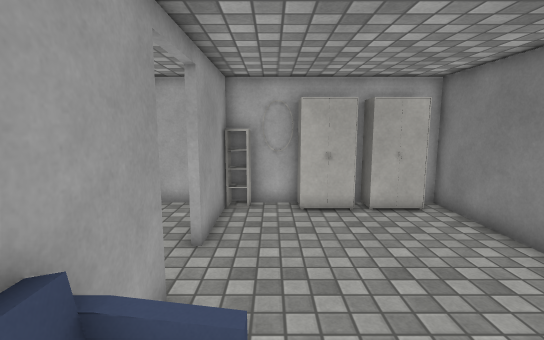
[1] (above)

14 first-person views from a walk through a scene from a Unity 3-D project. The camera is 1.5 m above the floor, tilts 8° down and sees 85° across. The floor is counted in squares, 0.5 m on a side. Each view is taken from the middle of a square. On the plan, view 1 faces up. The plan holds only what a view shows up to about 20 squares ahead; the rest is blank. The player character is not drawn. Some surface patterns are stand-ins.

[2]
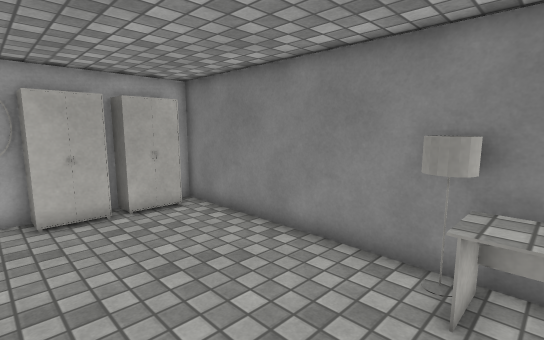

[3]
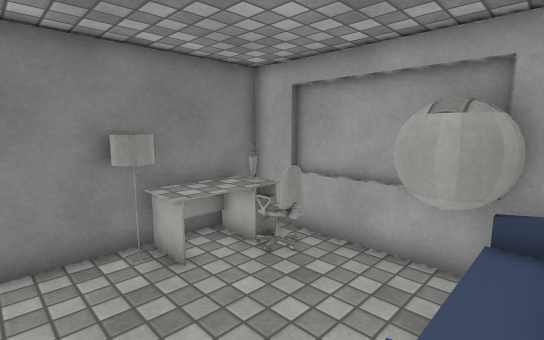

[4]
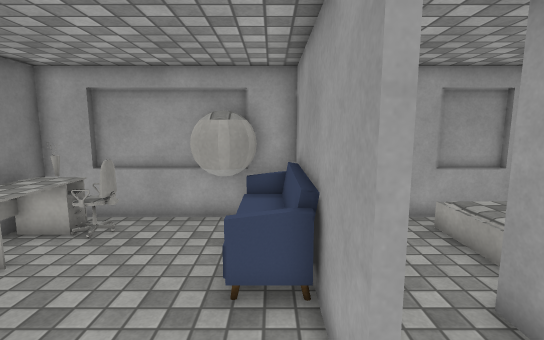

[5]
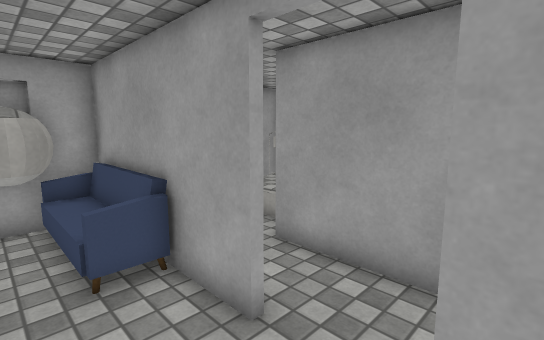

[6]
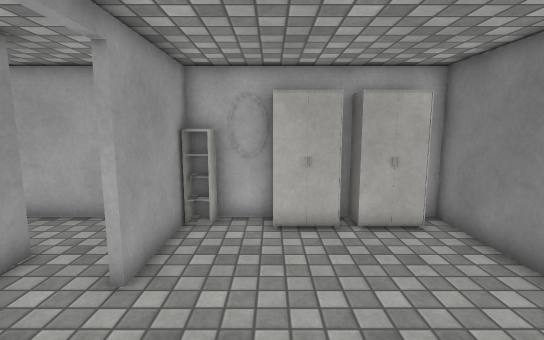

[7]
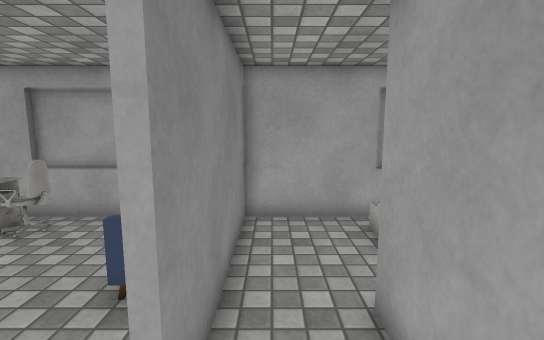

[8]
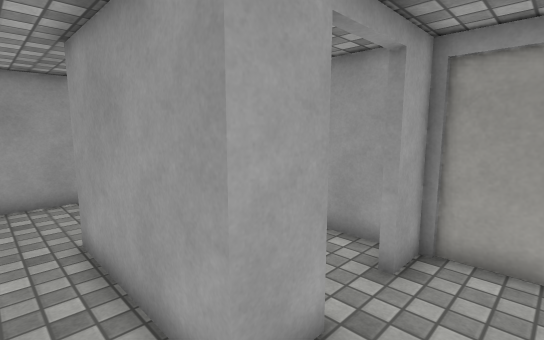

[9]
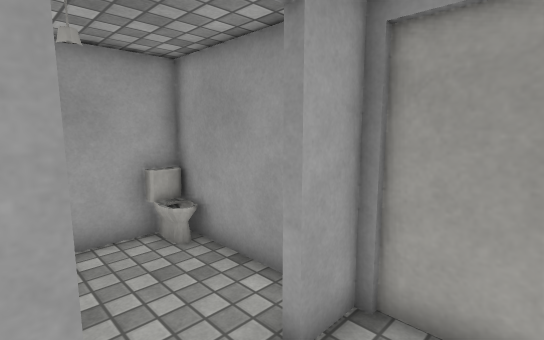

[10]
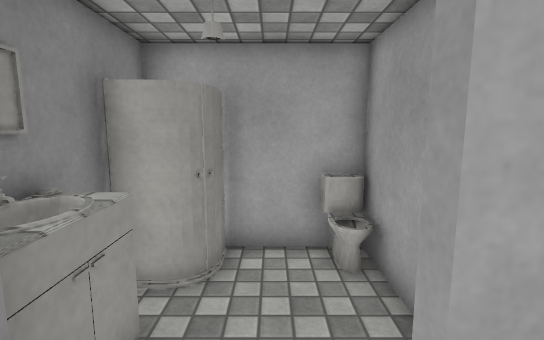

[11]
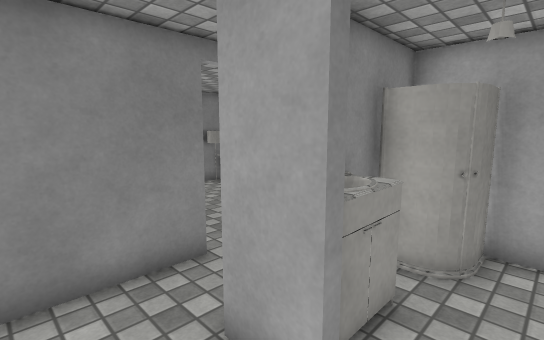

[12]
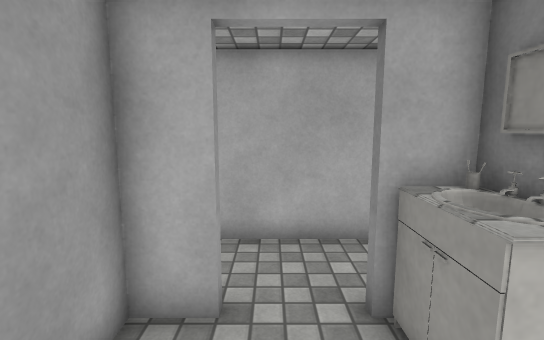

[13]
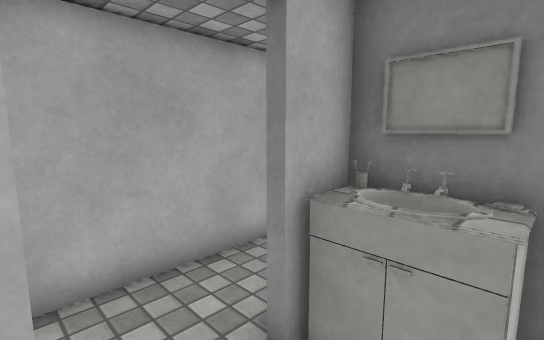

[14]
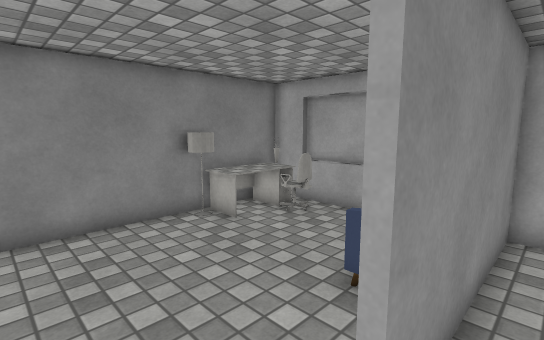

### Floor plan
Key: @ floor where view 1 was taken; # wall or solid block; . floor; = window, fence, low wall or low ledge; C cabinet; T table; H chair; A vase; S shower; O other object.
Columns run from 10 left of view 1 to 7 right of it. Each row starts with its distance up from view 1.
 12 ##################
 11 #.......##.CCCCCC#
 10 #.......#....... #
  9 ##..##..#....... #
  8 ##..##..#.......#
  7 #...##..........#
  6 #...##..........#
  5 #...S#..........#
  4 #..S #..#.......#
  3 ######..#.......##
  2      #..#=......##
  1     O...#=.....TT#
  0     O...#=@....TT#
 -1     O...###O..HAT#
 -2  #  ....###O  HTT#
 -3  #################

Where each view was taken, in squares from view 1:
view 1: 0 up, 0 right, facing up
view 2: 0 up, 0 right, facing up-right
view 3: 4 up, 1 left, facing down-right
view 4: 7 up, 1 left, facing down
view 5: 8 up, 1 right, facing down-left
view 6: 2 up, 1 right, facing up
view 7: 7 up, 3 left, facing down
view 8: 11 up, 3 left, facing down-left
view 9: 11 up, 6 left, facing down-left
view 10: 10 up, 8 left, facing down
view 11: 11 up, 8 left, facing down-right
view 12: 4 up, 8 left, facing up
view 13: 6 up, 9 left, facing up-right
view 14: 7 up, 3 left, facing down-right
